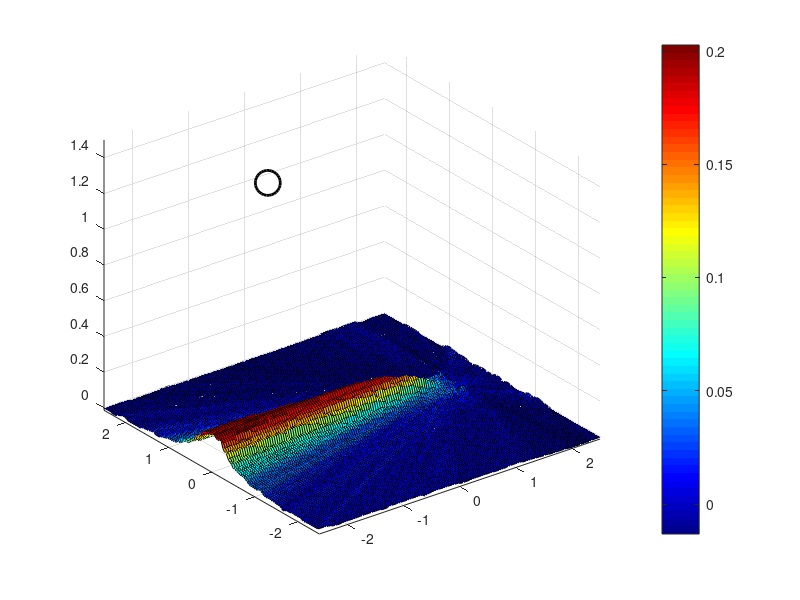

Source code (MATLAB): (Note: this script raises an error after producing the figure.)

% Plots the average, minimum and maximum images for the stored series.

clear;    
load('testdata.mat');

%%%% Average of image points
imavg = im{1};
for aa = 2:vars.N
    imavg = imavg + im{aa};
end
imavg = imavg./vars.N;

%%%% Minimum of image points
immin = im{1};
for aa = 2:vars.N
    immin = min(immin,im{aa});
end

%%%% Maximum of image points
immax = im{1};
for aa = 2:vars.N
    immax = max(immax,im{aa});
end
    
% Set common scale for plots
maximums(1) = max(imavg(:));
maximums(2) = max(immin(:));
maximums(3) = max(immax(:));
zmax = max(maximums);

minimums(1) = min(imavg(:));
minimums(2) = min(immin(:));
minimums(3) = min(immax(:));
zmin = min(minimums);

%%%% Plot
figure(2);
h = surf(vars.gridax{1},vars.gridax{2}, imavg);
peakVal = max(max(im{aa})); % Used to test convergence
colormap(jet); colorbar; axis('xy');
axis([vars.froom(1,1)-.25, vars.froom(1,2)+.25, vars.froom(2,1)-.25, vars.froom(2,2)+.25]);
hold on;
%  Mark coherenet noise positions
%       plot(sigposn(1,:),sigposn(2,:),'xb','MarkerSize', 18,'LineWidth', 2);  %  Coherent noise
%  Mark actual target positions  
sourceplot = plot3(vars.sigpos(1,:),vars.sigpos(2,:),ones(vars.sigtot)*1.5,'ok', 'MarkerSize', 18,'LineWidth', 2);
axis('tight');

for iii = 1:localvars.value{2} % Label Platform numbers
    vars.platcenters{aa}(iii,:) = mjs_platform(iii).getCenter();
    platlabs{aa}(iii) = plot3(vars.platcenters{aa}(iii,1),vars.platcenters{aa}(iii,2),vars.platcenters{aa}(iii,3),'sr','MarkerSize', 12,'LineWidth',2);
end

    % Draw Room walls
plot([vars.vn(1,:), vars.vn(1,1)],[vars.vn(2,:), vars.vn(2,1)],'k--')
% Label Plot
xlabel('Xaxis Meters')
ylabel('Yaxis Meters')
title({['SRP Average image (Clusters centered at squares,'],[' Target in circle)']} )
limits = axis;
caxis([zmin zmax]);
axis([limits(1:4),zmin, 1.8]);
view(2);

%%%% IMAGE ANALYSIS
[SNRdB,avgnoise,peakSourcePower,thresholdMeanPower] = imErrorAnalysis2(imavg,vars.gridax,vars.sigpos,8);
table(SNRdB,avgnoise,peakSourcePower,thresholdMeanPower)
hold off

%%%% Plot
figure(3);
h = surf(vars.gridax{1},vars.gridax{2}, immin);
peakVal = max(max(im{aa})); % Used to test convergence
colormap(jet); colorbar; axis('xy');
axis([vars.froom(1,1)-.25, vars.froom(1,2)+.25, vars.froom(2,1)-.25, vars.froom(2,2)+.25]);
hold on;
%  Mark actual target positions  
sourceplot = plot3(vars.sigpos(1,:),vars.sigpos(2,:),ones(vars.sigtot)*1.5,'ok', 'MarkerSize', 18,'LineWidth', 2);
axis('tight');

for iii = 1:localvars.value{2} % Label Platform numbers
    vars.platcenters{aa}(iii,:) = mjs_platform(iii).getCenter();
    platlabs{aa}(iii) = plot3(vars.platcenters{aa}(iii,1),vars.platcenters{aa}(iii,2),vars.platcenters{aa}(iii,3),'sr','MarkerSize', 12,'LineWidth',2);
end

    % Draw Room walls
plot([vars.vn(1,:), vars.vn(1,1)],[vars.vn(2,:), vars.vn(2,1)],'k--')
% Label Plot
xlabel('Xaxis Meters')
ylabel('Yaxis Meters')
title({['SRP Minimum image (Clusters centered at squares,'],[' Target in circle)']} )
limits = axis;
caxis([zmin zmax]);
axis([limits(1:4),zmin, 1.8]);
view(2);

%%%% IMAGE ANALYSIS
[SNRdB,avgnoise,peakSourcePower,thresholdMeanPower] = imErrorAnalysis2(immin,vars.gridax,vars.sigpos,8);
table(SNRdB,avgnoise,peakSourcePower,thresholdMeanPower)
hold off

%%%% Plot
figure(4);
h = surf(vars.gridax{1},vars.gridax{2}, immax);
colormap(jet); colorbar; axis('xy');
axis([vars.froom(1,1)-.25, vars.froom(1,2)+.25, vars.froom(2,1)-.25, vars.froom(2,2)+.25]);
hold on;
%  Mark actual target positions  
sourceplot = plot3(vars.sigpos(1,:),vars.sigpos(2,:),ones(vars.sigtot)*1.5,'ok', 'MarkerSize', 18,'LineWidth', 2);
axis('tight');

for iii = 1:localvars.value{2} % Label Platform numbers
    vars.platcenters{aa}(iii,:) = mjs_platform(iii).getCenter();
    platlabs{aa}(iii) = plot3(vars.platcenters{aa}(iii,1),vars.platcenters{aa}(iii,2),vars.platcenters{aa}(iii,3),'sr','MarkerSize', 12,'LineWidth',2);
end

    % Draw Room walls
plot([vars.vn(1,:), vars.vn(1,1)],[vars.vn(2,:), vars.vn(2,1)],'k--')
% Label Plot
xlabel('Xaxis Meters')
ylabel('Yaxis Meters')
title({['SRP Maximum image (Clusters centered at squares,'],[' Target in circle)']} ) 
limits = axis;
caxis([zmin zmax]);
axis([limits(1:4),zmin, 1.8]);
view(2);

%%%% IMAGE ANALYSIS
[SNRdB,avgnoise,peakSourcePower,thresholdMeanPower] = imErrorAnalysis2(immax,vars.gridax,vars.sigpos,8);
table(SNRdB,avgnoise,peakSourcePower,thresholdMeanPower)
hold off